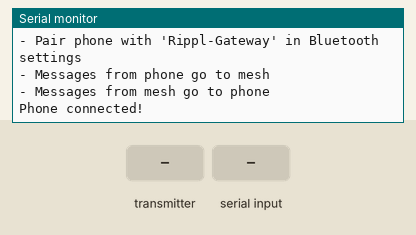
The sketch below on a simulated ESP32. Parts: the last lines printed to the serial monitor. The test bench sets the inputs (shaded band). Nothing arrives over Bluetooth unless stated.

Above: at 2.2 s.
2.3 s: the transmitter starts sending type = 0
At 2.62 s:
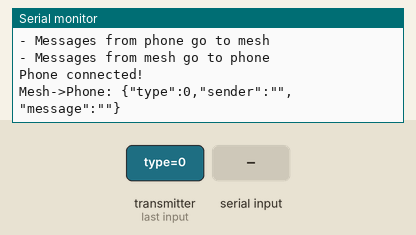
4.3 s: "SOS:\n" received over Serial
5.8 s: "SOS:\n" received over the second serial link
7.3 s: "CHAT:\n" received over Serial
8.8 s: "1\n" received over the second serial link
10.3 s: the transmitter starts sending message = 0
At 10.62 s:
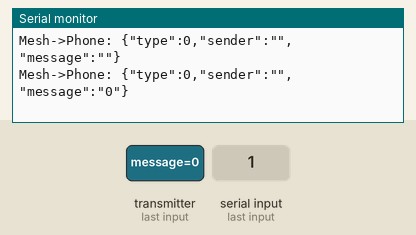

Measured:
- after the input at 2.3 s, the serial monitor: prints a new line at once (image 1)
- after the input at 10.3 s, the serial monitor: prints a new line at once (image 2)

The sketch:

rippl_gateway.ino
```cpp
/*
 * Rippl ESP32 Gateway
 * ====================
 * Upload this to ONE ESP32 that connects to your phone.
 * Uses Classic Bluetooth Serial (more stable than BLE with ESP-NOW).
 *
 * Features:
 * - Connects to phone via Bluetooth Serial
 * - Bridges phone messages to ESP-NOW mesh
 * - Receives mesh messages and sends to phone
 *
 * In Flutter app: Use bluetooth_serial package to connect
 */

#include <esp_now.h>
#include <WiFi.h>
#include "BluetoothSerial.h"

BluetoothSerial SerialBT;

// Broadcast address
uint8_t broadcastAddress[] = {0xFF, 0xFF, 0xFF, 0xFF, 0xFF, 0xFF};

// Message types
#define MSG_CHAT    1
#define MSG_SOS     2

// Packet structure (must match mesh nodes)
typedef struct {
  uint8_t type;
  char sender[16];
  char message[180];
  uint8_t hopCount;
} MeshPacket;

MeshPacket outPacket;
MeshPacket inPacket;

bool btConnected = false;

// ========== ESP-NOW Callback ==========
void OnDataRecv(const esp_now_recv_info_t *info, const uint8_t *data, int len) {
  memcpy(&inPacket, data, sizeof(inPacket));

  // Create JSON to send to phone
  String json = "{\"type\":";
  json += inPacket.type;
  json += ",\"sender\":\"";
  json += inPacket.sender;
  json += "\",\"message\":\"";
  json += inPacket.message;
  json += "\"}";

  Serial.print("Mesh->Phone: ");
  Serial.println(json);

  // Send to phone via Bluetooth
  if (SerialBT.hasClient()) {
    SerialBT.println(json);
  }
}

void OnDataSent(const uint8_t *mac_addr, esp_now_send_status_t status) {
  Serial.print("Mesh send: ");
  Serial.println(status == ESP_NOW_SEND_SUCCESS ? "OK" : "FAIL");
}

// ========== Send to Mesh ==========
void sendToMesh(uint8_t type, const char* sender, const char* msg) {
  outPacket.type = type;
  strncpy(outPacket.sender, sender, sizeof(outPacket.sender));
  strncpy(outPacket.message, msg, sizeof(outPacket.message));
  outPacket.hopCount = 0;

  esp_now_send(broadcastAddress, (uint8_t*)&outPacket, sizeof(outPacket));
  Serial.print("Phone->Mesh: ");
  Serial.println(msg);
}

// ========== Setup ==========
void setup() {
  Serial.begin(115200);
  delay(1000);

  Serial.println();
  Serial.println("========================================");
  Serial.println("   Rippl Gateway (BT Serial + ESP-NOW)");
  Serial.println("========================================");

  // Initialize Bluetooth Serial
  SerialBT.begin("Rippl-Gateway");
  Serial.println("Bluetooth: Rippl-Gateway");

  // Initialize WiFi for ESP-NOW
  WiFi.mode(WIFI_STA);
  WiFi.disconnect();

  Serial.print("MAC: ");
  Serial.println(WiFi.macAddress());

  // Initialize ESP-NOW
  if (esp_now_init() != ESP_OK) {
    Serial.println("ESP-NOW failed!");
    return;
  }

  esp_now_register_recv_cb(OnDataRecv);
  esp_now_register_send_cb(OnDataSent);

  // Add broadcast peer
  esp_now_peer_info_t peerInfo = {};
  memcpy(peerInfo.peer_addr, broadcastAddress, 6);
  peerInfo.channel = 0;
  peerInfo.encrypt = false;
  esp_now_add_peer(&peerInfo);

  Serial.println();
  Serial.println("Gateway ready!");
  Serial.println("- Pair phone with 'Rippl-Gateway' in Bluetooth settings");
  Serial.println("- Messages from phone go to mesh");
  Serial.println("- Messages from mesh go to phone");
  Serial.println();
}

// ========== Main Loop ==========
void loop() {
  // Check Bluetooth connection
  bool connected = SerialBT.hasClient();
  if (connected != btConnected) {
    btConnected = connected;
    Serial.println(connected ? "Phone connected!" : "Phone disconnected");
  }

  // Read from phone (Bluetooth)
  if (SerialBT.available()) {
    String input = SerialBT.readStringUntil('\n');
    input.trim();

    if (input.length() > 0) {
      // Check for SOS command
      if (input.startsWith("SOS:")) {
        String sender = input.substring(4, input.indexOf(':', 4));
        sendToMesh(MSG_SOS, sender.c_str(), "EMERGENCY! Need help!");
      }
      // Check for chat message: CHAT:sender:message
      else if (input.startsWith("CHAT:")) {
        int firstColon = input.indexOf(':', 5);
        String sender = input.substring(5, firstColon);
        String message = input.substring(firstColon + 1);
        sendToMesh(MSG_CHAT, sender.c_str(), message.c_str());
      }
      else {
        // Plain message
        sendToMesh(MSG_CHAT, "Phone", input.c_str());
      }
    }
  }

  // Echo Serial to Bluetooth for debugging
  if (Serial.available()) {
    String input = Serial.readStringUntil('\n');
    sendToMesh(MSG_CHAT, "Gateway", input.c_str());
  }

  delay(10);
}
```
